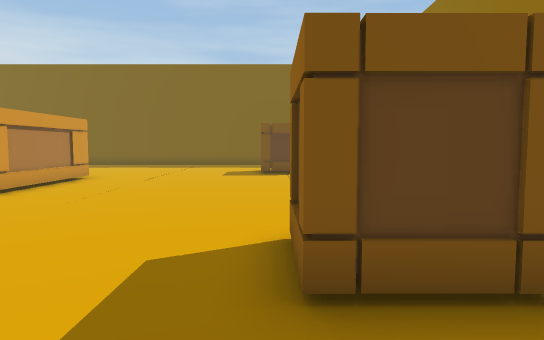
[1] (above)

22 first-person views from a walk through a 3-D level made in the Unity game engine. The camera is 1.2 m above the floor, tilts 4° down and sees 75° across. The floor is counted in squares, 1 m on a side. Each view is taken from the middle of a square. On the plan, view 1 faces up. The plan holds only what a view shows up to about 14 squares ahead; the rest is blank. The place goes on beyond the plan. The player character is not drawn.

[2]
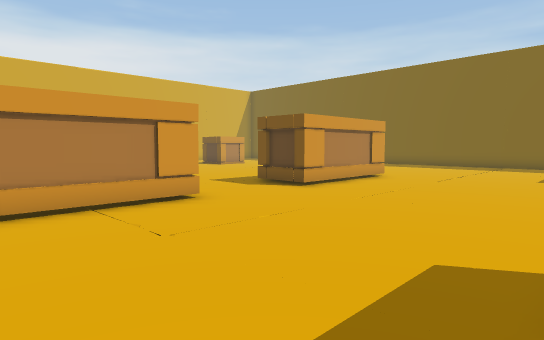

[3]
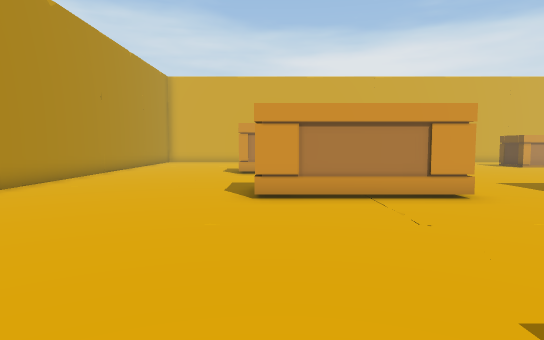

[4]
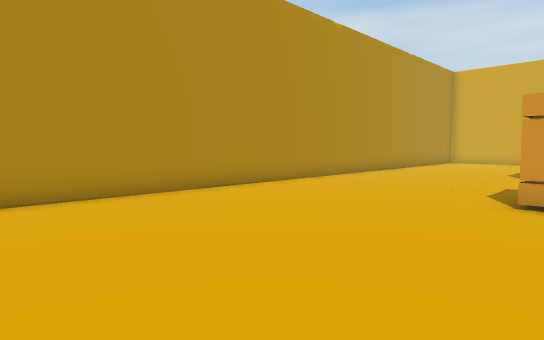

[5]
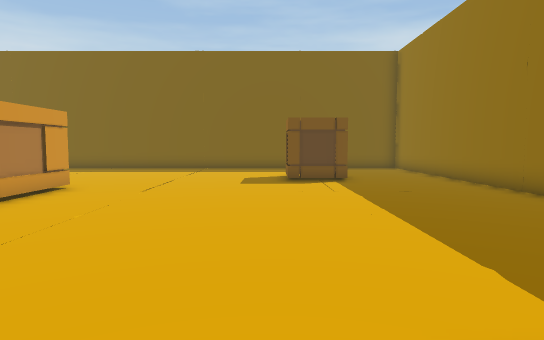

[6]
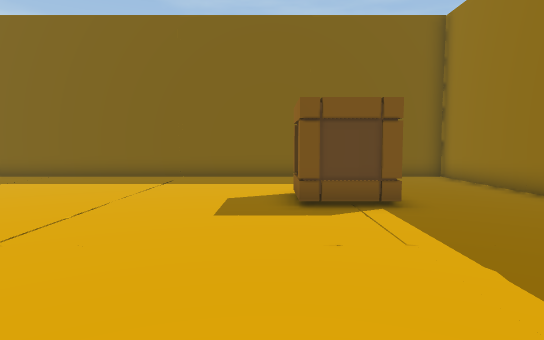

[7]
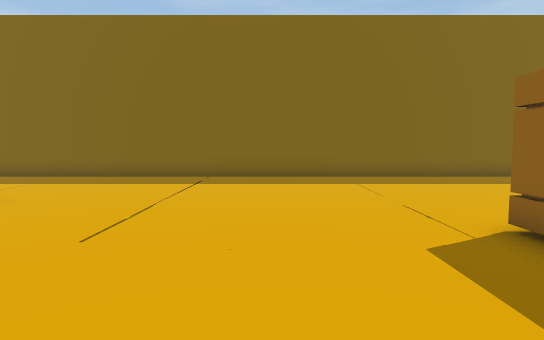

[8]
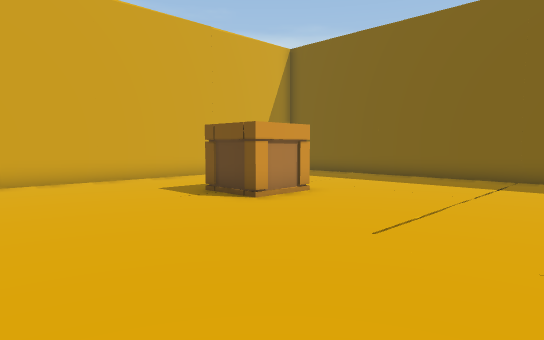

[9]
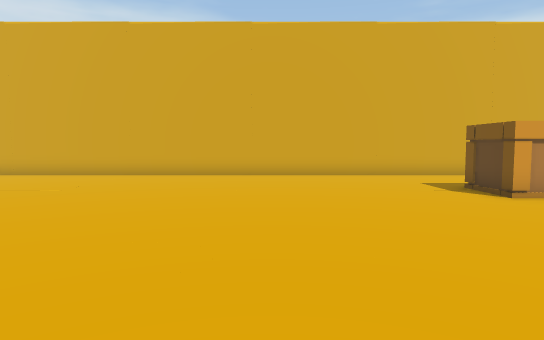

[10]
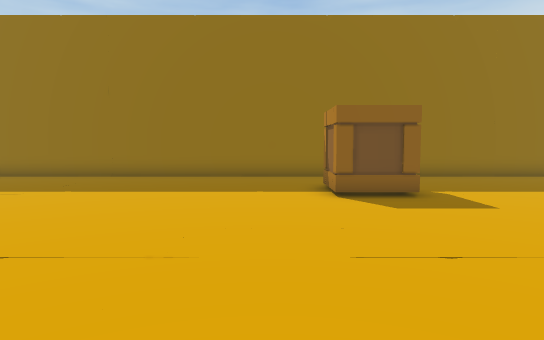

[11]
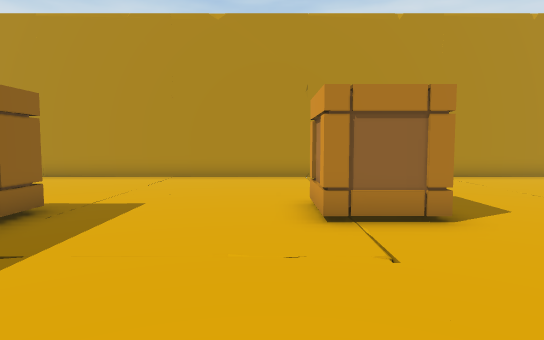

[12]
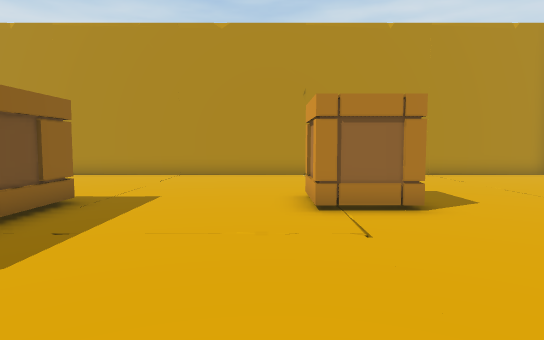

[13]
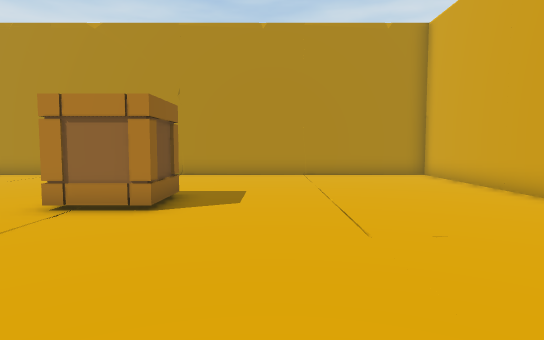

[14]
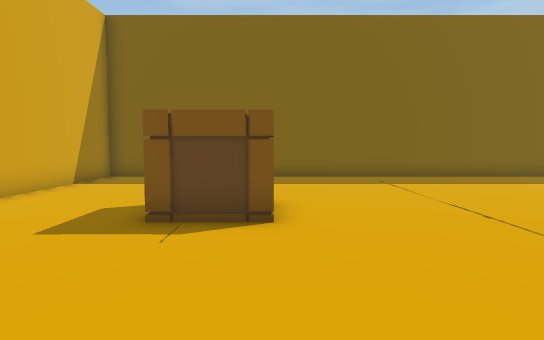

[15]
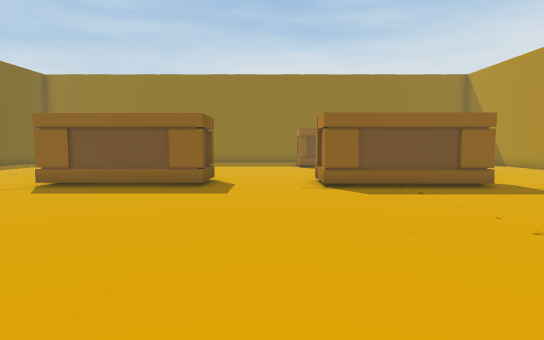

[16]
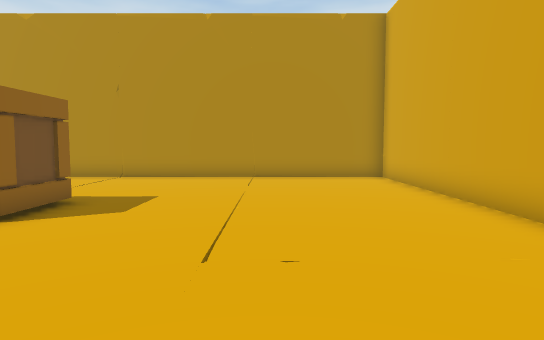

[17]
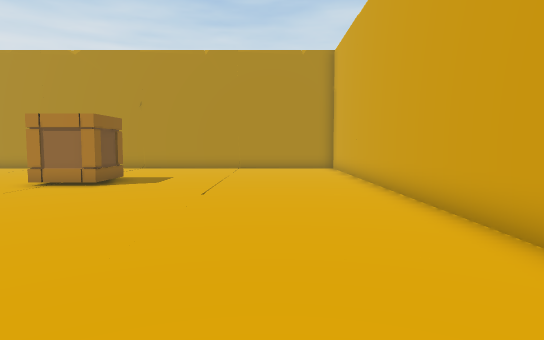

[18]
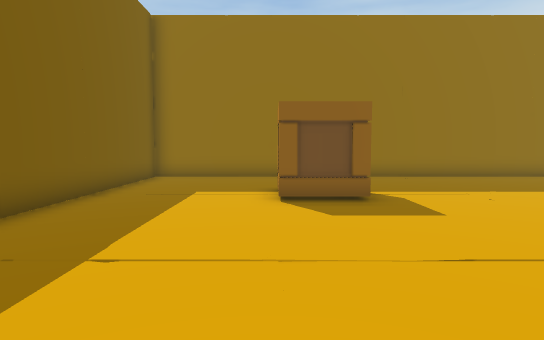

[19]
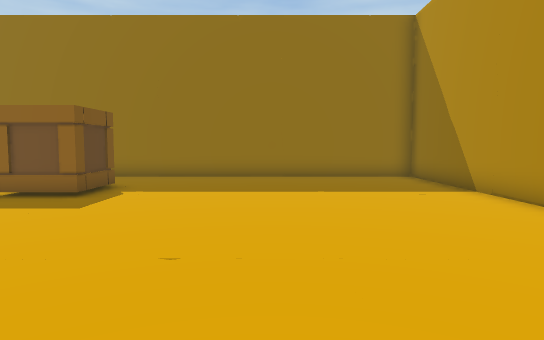

[20]
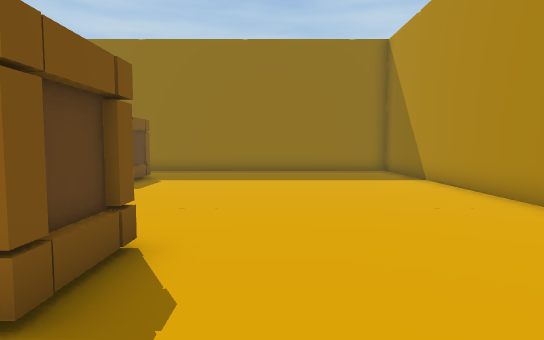

[21]
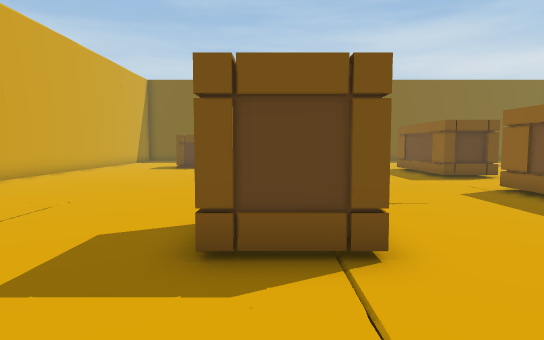

[22]
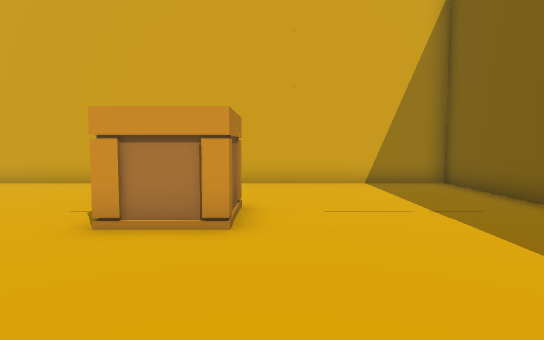

### Floor plan
Key: @ floor where view 1 was taken; # wall or solid block; . floor; C crate; O other object.
Columns run from 24 left of view 1 to 6 right of it. Each row starts with its distance up from view 1.
 22 ###############################
 21 #.............................#
 20 #.............................#
 19 #.............................#
 18 #.............................#
 17 #.......................CC....#
 16 #.......................C ....#
 15 #...CCC.................CC....#
 14 #...CCC.......................#
 13 #..............O O............#
 12 #..............OOO............#
 11 #...............OO............#
 10 #..............O O............#
  9 #..............O O............#
  8 #..............OOO............#
  7 #.............................#
  6 #.............................#
  5 #.............................#
  4 #..............OOO......CCC...#
  3 #..............O O......CCC...#
  2 #..............O O............#
  1 #..............O O............#
  0 #.......CCC....OOO......@.....#
 -1 #.......CCC...................#
 -2 #.............................#
 -3 #.............................#
 -4 #.............................#
 -5 #.............................#
 -6 #.............................#
 -7 ###############################

Where each view was taken, in squares from view 1:
view 1: 0 up, 0 right, facing up
view 2: 0 up, 0 right, facing up-left
view 3: 0 up, 1 right, facing left
view 4: 1 up, 1 right, facing down-left
view 5: 3 up, 1 left, facing up
view 6: 8 up, 1 left, facing up
view 7: 8 up, 12 left, facing up
view 8: 8 up, 12 left, facing up-left
view 9: 8 up, 10 left, facing left
view 10: 6 up, 8 left, facing right
view 11: 6 up, 13 left, facing down
view 12: 7 up, 13 left, facing down
view 13: 7 up, 18 left, facing down
view 14: 8 up, 18 left, facing up
view 15: 6 up, 19 left, facing right
view 16: 6 up, 20 left, facing down
view 17: 11 up, 21 left, facing down
view 18: 17 up, 8 left, facing right
view 19: 2 down, 8 left, facing right
view 20: 2 down, 11 left, facing right
view 21: 5 down, 15 left, facing up
view 22: 16 up, 13 left, facing left
